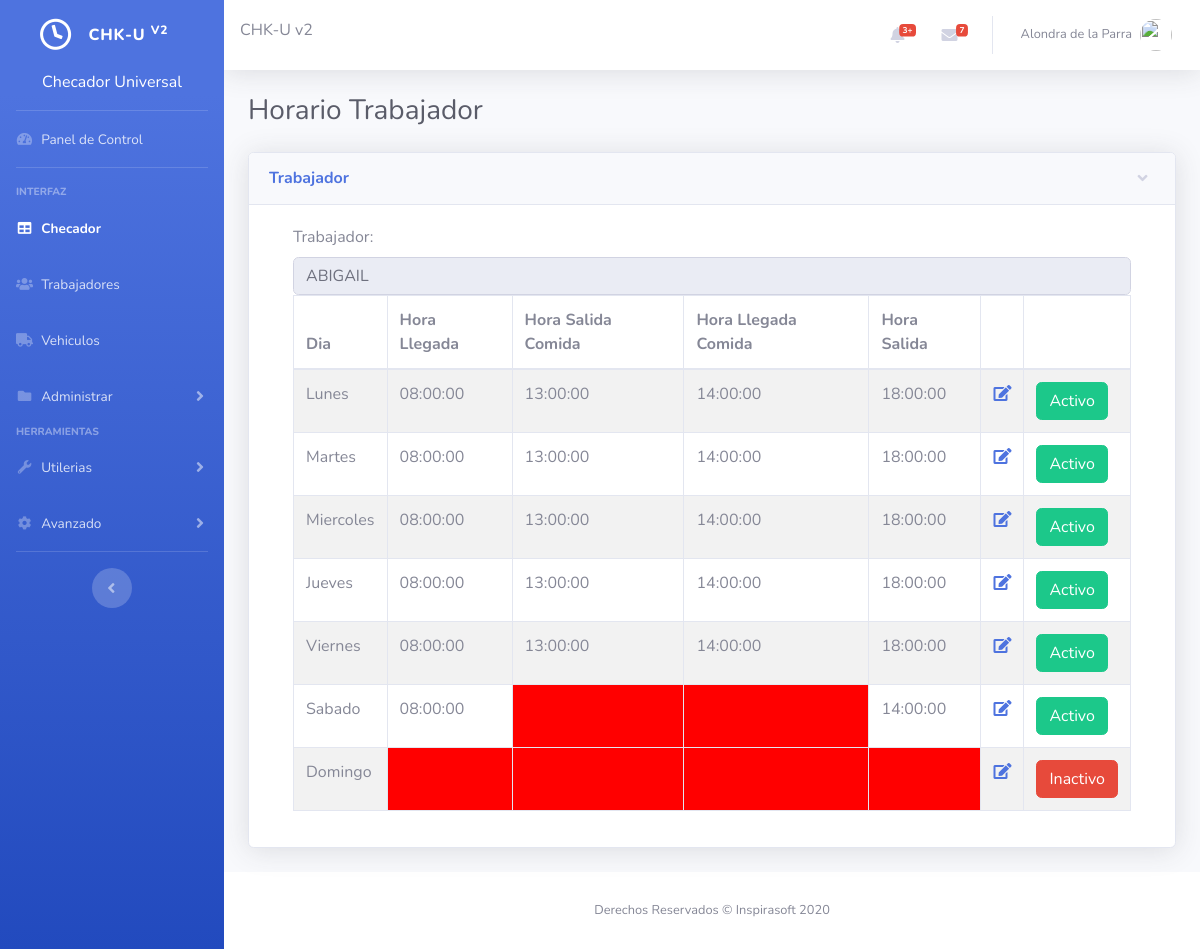
The page /horarios_trabajador.php?id_trabajador=1 on the database its author committed.
### tables this page shows
CREATE TABLE `trabajadores` (
  `id` int(11) NOT NULL,
  `nombre` varchar(50) DEFAULT NULL,
  `direccion` varchar(75) DEFAULT NULL,
  `telefono` varchar(10) DEFAULT NULL,
  `genero` varchar(10) DEFAULT NULL,
  `estado_civil` varchar(10) DEFAULT NULL,
  `id_departamento` int(11) DEFAULT NULL,
  `puesto` varchar(45) DEFAULT NULL,
  `tipo_pago` varchar(45) DEFAULT NULL,
  `sueldo` decimal(8,2) DEFAULT NULL,
  `tarjeta` varchar(32) DEFAULT NULL,
  `fecha_ingreso` date DEFAULT NULL,
  `fecha_nacimiento` date DEFAULT NULL
);

CREATE TABLE `horarios_trabajadores` (
  `id` int(11) NOT NULL,
  `id_trabajador` int(11) NOT NULL,
  `dia_semana` varchar(45) NOT NULL,
  `hora_llegada` time DEFAULT NULL,
  `hora_comida_salida` time DEFAULT NULL,
  `hora_comida_llegada` time DEFAULT NULL,
  `hora_salida` time DEFAULT NULL,
  `estado` int(11) NOT NULL
);

CREATE TABLE `semana` (
  `id` int(11) NOT NULL,
  `dia` varchar(45) NOT NULL
);

### horarios_trabajador.php (the view, shortened to what this page needs)
<?php
include 'header.html';
include 'sidebar.php';
$id_trabajador = htmlspecialchars($_GET['id_trabajador']);
$sql_empleado = "SELECT nombre FROM trabajadores WHERE id=$id_trabajador";
$consulta_empleado = mysqli_query($conexion, $sql_empleado);
$row_empleado = mysqli_fetch_assoc($consulta_empleado);
$nombre_trabajador = $row_empleado['nombre'];
$sql_horarios = "SELECT * FROM horarios_trabajadores WHERE id_trabajador=$id_trabajador";
$consulta_horarios = mysqli_query($conexion, $sql_horarios);
?>
<link href="css/sliden-button.css" rel="stylesheet">
<div id="content">
    <?php include 'topbar.php'; ?>
    <div class="container-fluid">
        <h1 class="h3 mb-4 text-gray-800">Horario Trabajador</h1>
        <div class="row alta_row">
            <div class="card shadow mb-4">
                <a href="#LISTA" class="d-block card-header py-3" data-toggle="collapse" role="button" aria-expanded="true" aria-controls="collapseCardExample">
                    <h6 class="m-0 font-weight-bold text-primary">Trabajador</h6>
                </a>
                <div class="collapse show" id="LISTA">
                    <div class="card-body">
                        <div class="container">
                            <div class="row">
                                <div class="col">
                                    <label>Trabajador:</label>
                                    <input type="text" class="form-control" value="<?php echo $nombre_trabajador; ?>" readonly>
                                </div>
                            </div>
                            <div class="row">
                                <div class="col-lg-12">
                                    <div class="table-responsive">
                                        <table class="table table-striped table-bordered" style="width:100%" data-pagecount="1">
                                            <thead>
                                                <tr>
                                                    <th>Dia</th>
                                                    <th>Hora Llegada</th>
                                                    <th>Hora Salida Comida</th>
                                                    <th>Hora Llegada Comida</th>
                                                    <th>Hora Salida</th>
                                                    <th></th>
                                                    <th></th>
                                                </tr>
                                            </thead>
                                            <tbody>
                                                <?php
                                                while ($row_horarios = mysqli_fetch_array($consulta_horarios, MYSQLI_ASSOC)) {
                                                    $dia_semana = $row_horarios['dia_semana'];
                                                    $hora_llegada = $row_horarios['hora_llegada'];
                                                    $hora_comida_salida = $row_horarios['hora_comida_salida'];
                                                    $hora_comida_llegada = $row_horarios['hora_comida_llegada'];
                                                    $hora_salida = $row_horarios['hora_salida'];
                                                    $estado = $row_horarios['estado'];
                                                    $consulta_semana = mysqli_query($conexion, "SELECT dia FROM semana WHERE id=$dia_semana");
                                                    $row_semana = mysqli_fetch_assoc($consulta_semana);
                                                    $dia = $row_semana['dia'];
                                                    if ($estado == 1) {
                                                        $boton_estado = "<button type='button' class='btn btn-success'>Activo</button>";
                                                    } else {
                                                        $boton_estado = "<button type='button' class='btn btn-danger'>Inactivo</button>";
                                                    }
                                                ?>
                                                    <tr>
                                                        <td><?php echo $dia; ?></td>
                                                        <?php
                                                        if ($estado == 1) {
                                                        ?>
                                                            <td><?php echo $hora_llegada; ?></td>
                                                            <?php
                                                            if (!empty($hora_comida_salida)) {
                                                            ?>
                                                                <td><?php echo $hora_comida_salida; ?></td>
                                                                <td><?php echo $hora_comida_llegada; ?></td>
                                                            <?php
                                                            } else {
                                                            ?>
                                                                <td style="background-color: red;"></td>
                                                                <td style="background-color: red;"></td>
                                                            <?php
                                                            }
                                                            ?>
                                                            <td><?php echo $hora_salida; ?></td>
                                                        <?php
                                                        } else {
                                                        ?>
                                                            <td style="background-color: red;"></td>
                                                            <td style="background-color: red;"></td>
                                                            <td style="background-color: red;"></td>
                                                            <td style="background-color: red;"></td>
                                                        <?php
                                                        }
                                                        ?>
                                                        <td>
                                                            <a href="editar_horario.php?id_trabajador=<?php echo $id_trabajador; ?>&dia_semana=<?php echo $dia_semana; ?>">
                                                                <i class='fas fa-edit'></i>
                                                            </a>
                                                        </td>
                                                        <td><?php echo $boton_estado; ?></td>
                                                    </tr>
                                                <?php
                                                }
                                                ?>
                                            </tbody>
                                        </table>
                                    </div>
                                </div>
                            </div>
                        </div>
                    </div>
                </div>
            </div>
        </div>
    </div>
</div>
<?php include 'footer.php'; ?>

### rows shown on the page
trabajadores: nombre "ABIGAIL"
horarios_trabajadores: semana.dia "Lunes", hora_llegada "08:00:00", hora_comida_salida "13:00:00", hora_comida_llegada "14:00:00", hora_salida "18:00:00", estado "Activo"
horarios_trabajadores: semana.dia "Martes", hora_llegada "08:00:00", hora_comida_salida "13:00:00", hora_comida_llegada "14:00:00", hora_salida "18:00:00", estado "Activo"
horarios_trabajadores: semana.dia "Miercoles", hora_llegada "08:00:00", hora_comida_salida "13:00:00", hora_comida_llegada "14:00:00", hora_salida "18:00:00", estado "Activo"
horarios_trabajadores: semana.dia "Jueves", hora_llegada "08:00:00", hora_comida_salida "13:00:00", hora_comida_llegada "14:00:00", hora_salida "18:00:00", estado "Activo"
horarios_trabajadores: semana.dia "Viernes", hora_llegada "08:00:00", hora_comida_salida "13:00:00", hora_comida_llegada "14:00:00", hora_salida "18:00:00", estado "Activo"
horarios_trabajadores: semana.dia "Sabado", hora_llegada "08:00:00", hora_salida "14:00:00", estado "Activo"
horarios_trabajadores: semana.dia "Domingo", estado 0 (drawn)
